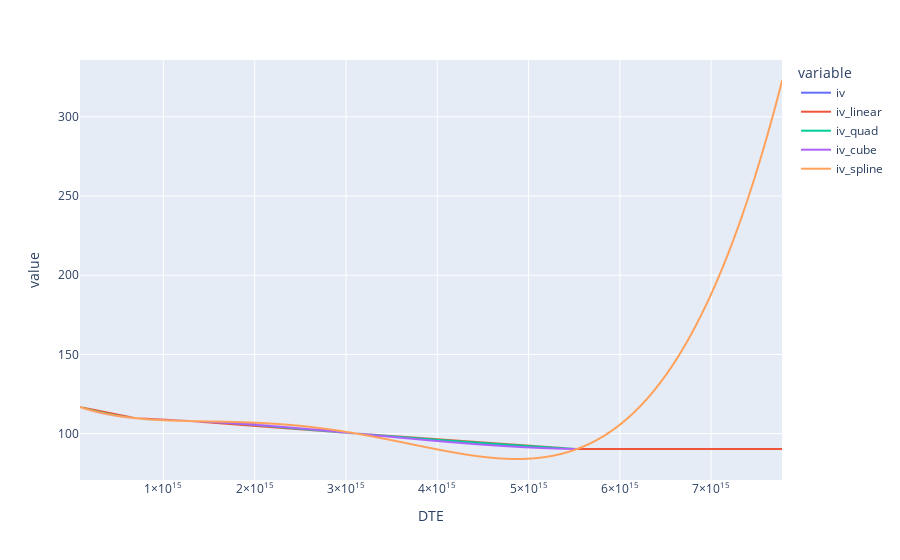

Notebook code for this chart:
### Code cell
px.line(iv_sparse)

### Figure 1 — Plotly figure (JSON) as saved in the notebook; plotly's stock layout.template omitted (floating-point values rounded to 4 significant figures; data arrays with more than 128 entries replaced by an {"elided": "..."} marker saying what was removed)
{"data": [{"hovertemplate": "variable=iv<br>DTE=%{x}<br>value=%{y}<extra></extra>", "legendgroup": "iv", "line": {"color": "#636efa", "dash": "solid"}, "marker": {"symbol": "circle"}, "mode": "lines", "name": "iv", "showlegend": true, "type": "scattergl", "x": {"elided": "2137 int values"}, "xaxis": "x", "y": {"elided": "2137 float values"}, "yaxis": "y"}, {"hovertemplate": "variable=iv_linear<br>DTE=%{x}<br>value=%{y}<extra></extra>", "legendgroup": "iv_linear", "line": {"color": "#EF553B", "dash": "solid"}, "marker": {"symbol": "circle"}, "mode": "lines", "name": "iv_linear", "showlegend": true, "type": "scattergl", "x": {"elided": "2137 int values"}, "xaxis": "x", "y": {"elided": "2137 float values"}, "yaxis": "y"}, {"hovertemplate": "variable=iv_quad<br>DTE=%{x}<br>value=%{y}<extra></extra>", "legendgroup": "iv_quad", "line": {"color": "#00cc96", "dash": "solid"}, "marker": {"symbol": "circle"}, "mode": "lines", "name": "iv_quad", "showlegend": true, "type": "scattergl", "x": {"elided": "2137 int values"}, "xaxis": "x", "y": {"elided": "2137 float values"}, "yaxis": "y"}, {"hovertemplate": "variable=iv_cube<br>DTE=%{x}<br>value=%{y}<extra></extra>", "legendgroup": "iv_cube", "line": {"color": "#ab63fa", "dash": "solid"}, "marker": {"symbol": "circle"}, "mode": "lines", "name": "iv_cube", "showlegend": true, "type": "scattergl", "x": {"elided": "2137 int values"}, "xaxis": "x", "y": {"elided": "2137 float values"}, "yaxis": "y"}, {"hovertemplate": "variable=iv_spline<br>DTE=%{x}<br>value=%{y}<extra></extra>", "legendgroup": "iv_spline", "line": {"color": "#FFA15A", "dash": "solid"}, "marker": {"symbol": "circle"}, "mode": "lines", "name": "iv_spline", "showlegend": true, "type": "scattergl", "x": {"elided": "2137 int values"}, "xaxis": "x", "y": {"elided": "2137 float values"}, "yaxis": "y"}], "layout": {"autosize": true, "legend": {"title": {"text": "variable"}, "tracegroupgap": 0}, "margin": {"t": 60}, "xaxis": {"anchor": "y", "autorange": true, "domain": [0, 1], "range": [86400000000000, 7776000000000000], "title": {"text": "DTE"}, "type": "linear"}, "yaxis": {"anchor": "x", "autorange": true, "domain": [0, 1], "range": [70.75, 335.9], "title": {"text": "value"}, "type": "linear"}}}
